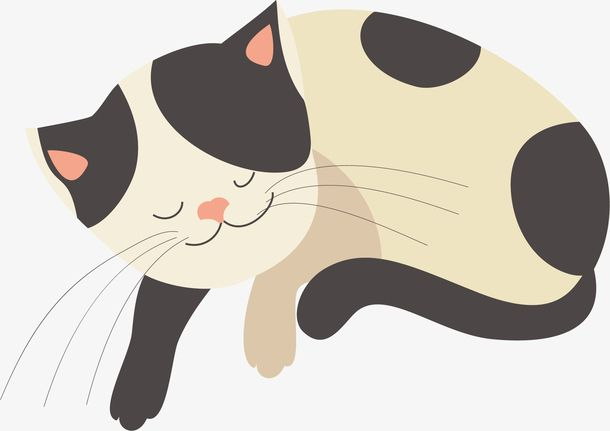
#> input picture img/sleep cat.jpeg, 610 x 431 px
$ python 11_edgeDetection_demo.py
#> lines starting #> are read from the running program, lines starting #| are printed output that depends on the picture
import cv2 as cv
import numpy as np
from matplotlib import pyplot as plt

# 1 img read
img = cv.imread('img/sleep cat.jpeg', 0)
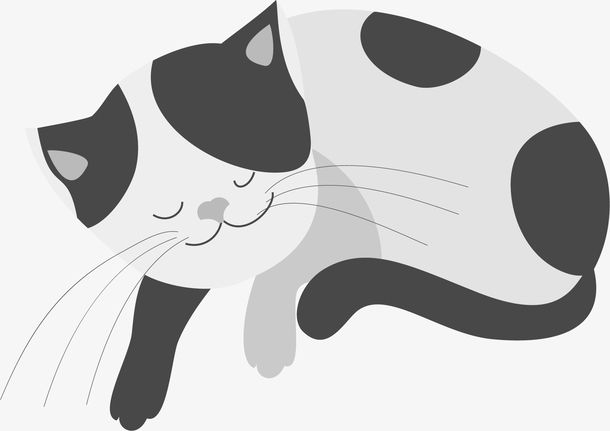
#> img: shape (431, 610); min 32, max 255, mean 197.1
# 2 calculate Sobel convolution result
x = cv.Sobel(img, cv.CV_16S, 1, 0, ksize=-1)  # sobel don't has ksize
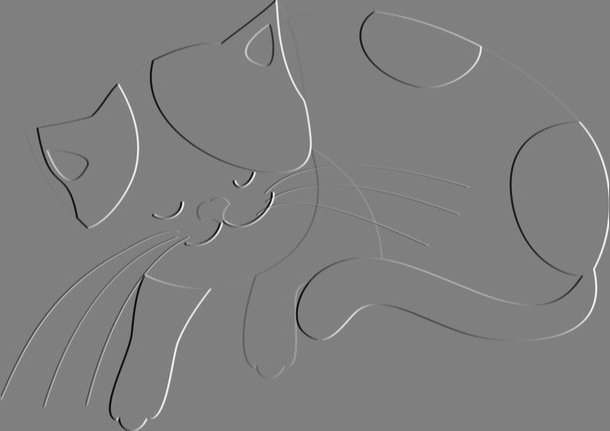
#> x: shape (431, 610) int16; min -3220, max 3205, mean -0.5; drawn with min black and max white
y = cv.Sobel(img, cv.CV_16S, 0, 1, ksize=-1)  # Scharr ksize=-1
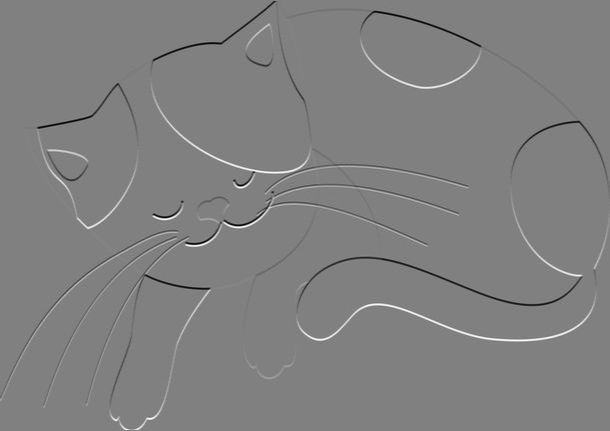
#> y: shape (431, 610) int16; min -3262, max 3210, mean -0.1; drawn with min black and max white
# 3 data reverse
Scale_absX = cv.convertScaleAbs(x)  # convert 转换  scale 缩放
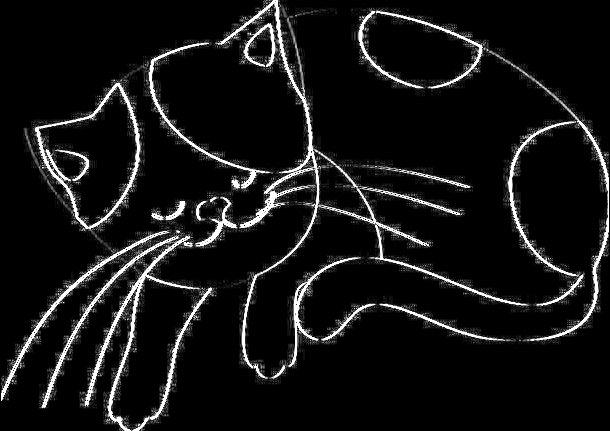
#> Scale_absX: shape (431, 610); min 0, max 255, mean 20.7
Scale_absY = cv.convertScaleAbs(y)
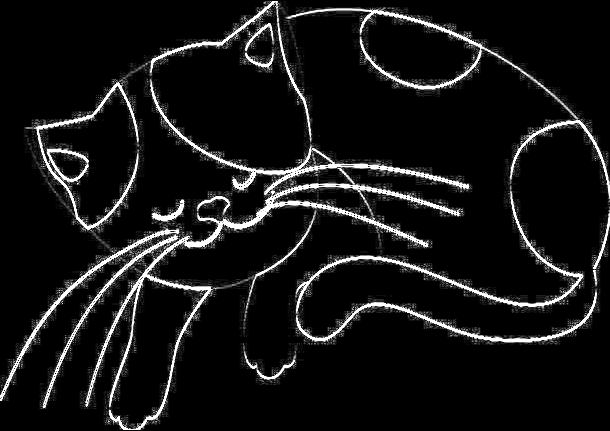
#> Scale_absY: shape (431, 610); min 0, max 255, mean 21.5
# 4 compose the result
result = cv.addWeighted(Scale_absX, 0.5, Scale_absY, 0.5, 0)
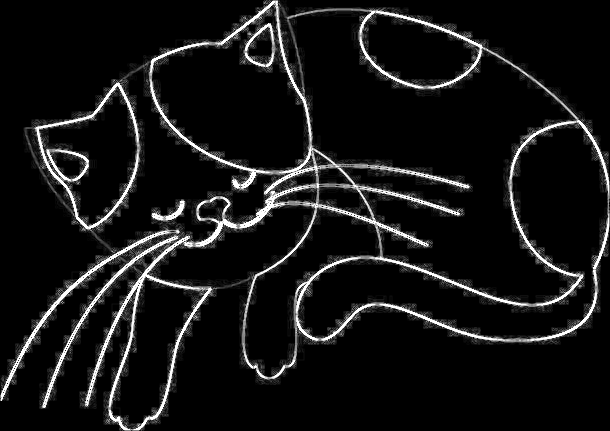
#> result: shape (431, 610); min 0, max 255, mean 21.1
# 5 img show
plt.figure(figsize=(10, 8), dpi=100)
plt.subplot(121), plt.imshow(img, cmap=plt.cm.gray), plt.title('origin')
plt.xticks([]), plt.yticks([])
plt.subplot(122), plt.imshow(result, cmap=plt.cm.gray), plt.title('result')
plt.xticks([]), plt.yticks([])
plt.show()
